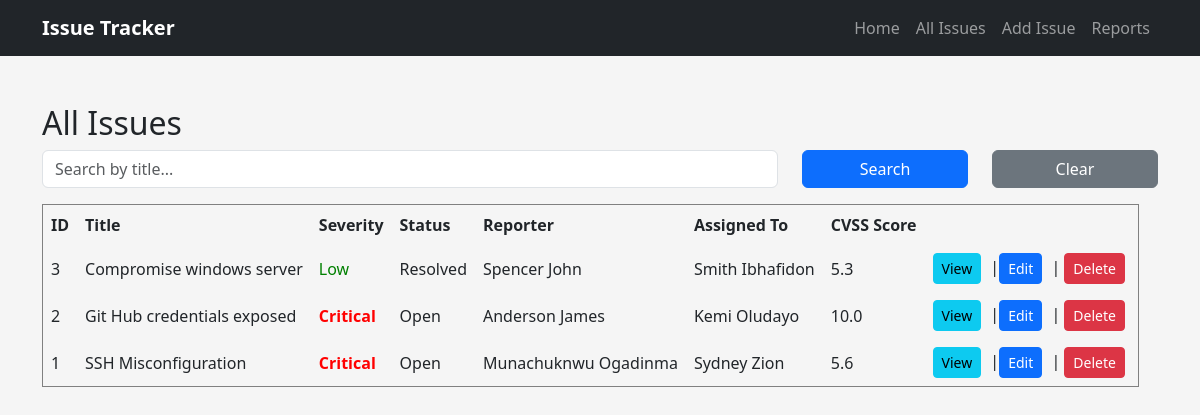
The page /issues-page on the database as committed earlier.
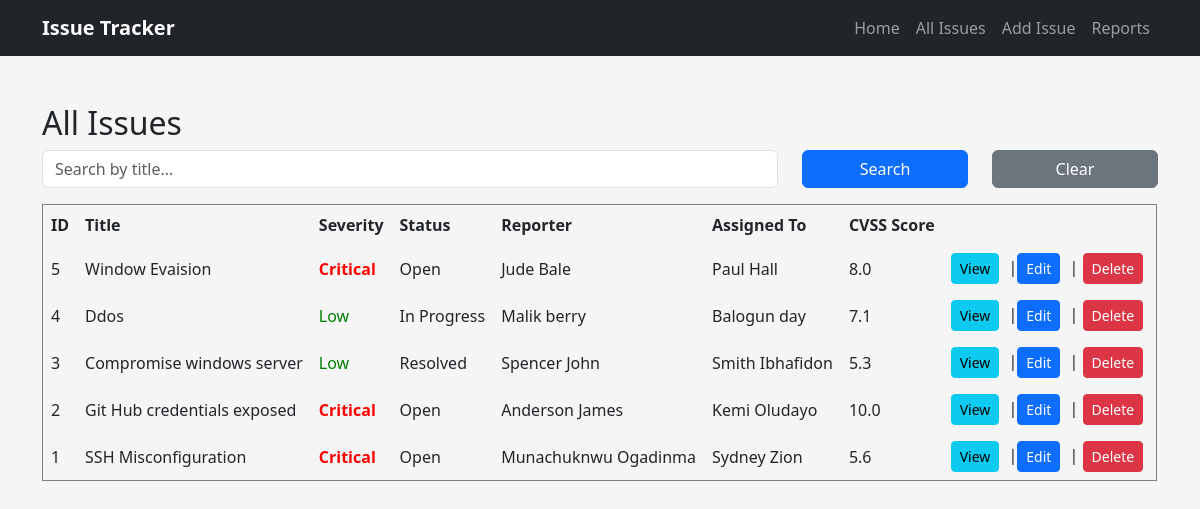
The same page on the database as committed later.
### models.py (models this page shows, shortened)
class VulnIssue(db.Model):
    __tablename__ = "issues"
    id = db.Column(db.Integer, primary_key=True,autoincrement=True)
    title = db.Column(db.String(100), nullable=False)
    description = db.Column(db.Text, nullable=False)
    severity = db.Column(db.String(20), nullable=False)
    status = db.Column(db.String(20), nullable=False)
    reporter = db.Column(db.String(100), nullable=False)
    assigned_to = db.Column(db.String(100), nullable=False)
    affected_system = db.Column(db.String(150), nullable=False)
    cvss_score = db.Column(db.Float, nullable=False)
    created_at = db.Column(db.DateTime, default=datetime.utcnow)
    updated_at = db.Column(
    db.DateTime,
    default=datetime.utcnow,
    onupdate=datetime.utcnow
    )

### routes.py (the view)
@api.route("/issues-page")
def issues_page():
    search = request.args.get("search", "").strip()
    issues = VulnIssue.query
    if search:
        issues = issues.filter(
            VulnIssue.title.contains(search))
    issues = issues.order_by(
        VulnIssue.created_at.desc()).all()
    return render_template(
        "issues.html",
        issues=issues,
        search=search
    )

### templates/issues.html
{% extends "base.html" %} {% block title %} All Issues {% endblock %} {% block
content %}
<h2>All Issues</h2>
<form method="GET" class="mb-3">
  <div class="row">
    <div class="col-md-8">
      <input
        type="text"
        class="form-control"
        name="search"
        placeholder="Search by title..."
        value="{{ search if search else '' }}"
      />
    </div>
    <div class="col-md-2">
      <button type="submit" class="btn btn-primary w-100">Search</button>
    </div>
    <div class="col-md-2">
      <a href="/issues-page" class="btn btn-secondary w-100"> Clear </a>
    </div>
  </div>
</form>
<table border="1" cellpadding="8">
  <tr>
    <th>ID</th>
    <th>Title</th>
    <th>Severity</th>
    <th>Status</th>
    <th>Reporter</th>
    <th>Assigned To</th>
    <th>CVSS Score</th>
  </tr>
  {% for issue in issues %}
  <tr>
    <td>{{ issue.id }}</td>
    <td>{{ issue.title }}</td>
    <td>
      {% if issue.severity == "Critical" %}
      <span style="color: red; font-weight: bold"> {{ issue.severity }} </span>
      {% elif issue.severity == "High" %}
      <span style="color: orange; font-weight: bold">
        {{ issue.severity }}
      </span>
      {% elif issue.severity == "Medium" %}
      <span style="color: gold"> {{ issue.severity }} </span>
      {% else %}
      <span style="color: green"> {{ issue.severity }} </span>
      {% endif %}
    </td>
    <td>{{ issue.status }}</td>
    <td>{{ issue.reporter }}</td>
    <td>{{ issue.assigned_to }}</td>
    <td>{{ issue.cvss_score }}</td>
    <td>
      <a href="/view_issue/{{ issue.id }}" class="btn btn-info btn-sm">View</a>
      |<a href="/edit-issue/{{ issue.id }}" class="btn btn-primary btn-sm">
        Edit
      </a>
      |
      <a href="/delete-issue/{{ issue.id }}" class="btn btn-danger btn-sm">
        Delete
      </a>
    </td>
  </tr>
  {% endfor %}
</table>
{% endblock %}

### templates/base.html (shortened to what this page needs)
<!doctype html>
<html lang="en">
  <head>
    <link
      href="https://cdn.jsdelivr.net/npm/bootstrap@5.3.7/dist/css/bootstrap.min.css"
      rel="stylesheet"
    />
    <link
      rel="stylesheet"
      href="{{ url_for('static', filename='css/style.css') }}"
    />
  </head>
  <body>
    <nav class="navbar navbar-expand-lg navbar-dark bg-dark">
      <div class="container">
        <a class="navbar-brand" href="/">Issue Tracker</a>
        <div class="collapse navbar-collapse" id="navbarNav">
          <ul class="navbar-nav ms-auto">
            <li class="nav-item">
              <a class="nav-link" href="/">Home</a>
            </li>
            <li class="nav-item">
              <a class="nav-link" href="/issues-page">All Issues</a>
            </li>
            <li class="nav-item">
              <a class="nav-link" href="/create-issue">Add Issue</a>
            </li>
            <li class="nav-item">
              <a class="nav-link" href="/reports">Reports</a>
            </li>
          </ul>
        </div>
      </div>
    </nav>
    <div class="container mt-5">{% block content %} {% endblock %}</div>
  </body>
</html>

### static/css/style.css (style rules this page uses)
body { background: #f5f5f5; }
.navbar-brand { font-weight: bold; }
.btn { margin-right: 10px; }
.btn-sm { margin-right: 5px; }

Rows that differ between the two databases and show on the page:
added VulnIssue: id "5", title "Window Evaision", severity "Critical", status "Open", reporter "Jude Bale", assigned_to "Paul Hall", cvss_score "8.0"
added VulnIssue: id "4", title "Ddos", severity "Low", status "In Progress", reporter "Malik berry", assigned_to "Balogun day", cvss_score "7.1"
